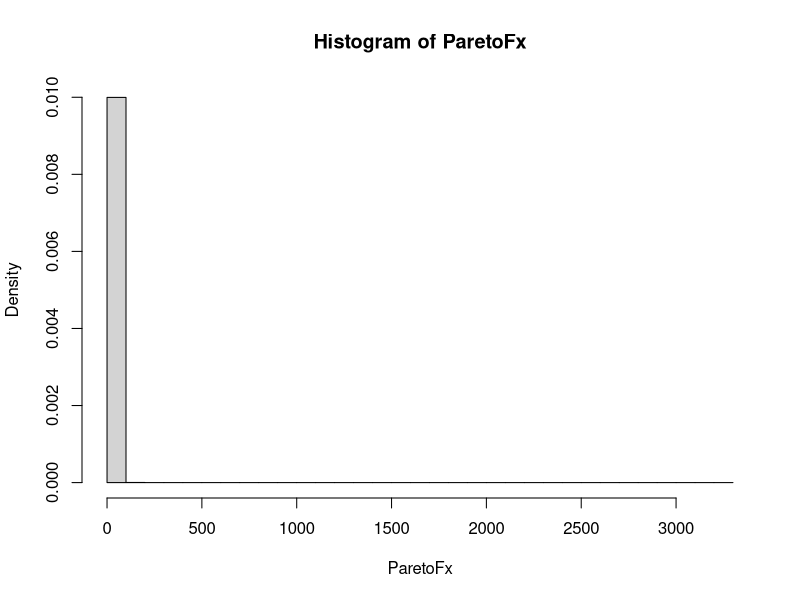
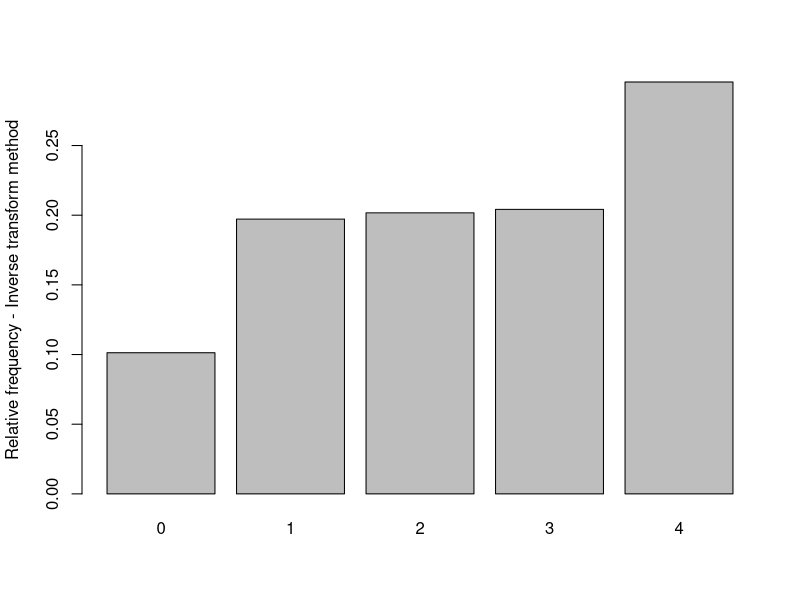
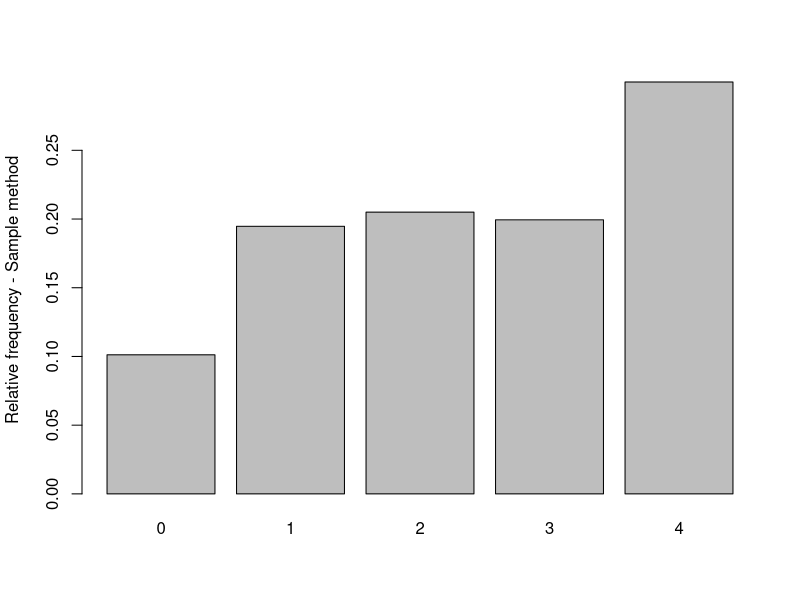

The R source for these figures, in order:
## ---- chunk 1
simPareto <- function(nSim, a, b) {
  u <- runif(nSim)
  return(b*(1-u)^(-1/a))
}

nSim = 1000000
ParetoFx <- simPareto(nSim = nSim, a = 2, b = 2)
hist(ParetoFx, breaks=30, prob=TRUE)
## ---- chunk 2
# Alternatively the built in sample function can be used 
## Generating data from the number of heads example where 
## f(0)=1/8, f(1)=3/8, f(2)=3/8 and f(3)=1/8

# Function for simulating number of heads according to the distribution above
discrv <- function(Nsim){
   U <- runif(Nsim)
   X <- rep(0,Nsim)
   X[(U>0.1) & (U<=0.3)] <- 1
   X[(U>0.3) & (U<=0.5)] <- 2
   X[(U>0.5) & (U<=0.7)] <- 3
   X[U>0.7] <- 4
   return(X)
}

Nsim <- 10000

dfx <- discrv(Nsim)
relfreq <- table(dfx)/Nsim
barplot(relfreq,ylab="Relative frequency - Inverse transform method")

# Alternatively the built in sample function can be used 
dfx2 <- sample(0:4,size=Nsim,replace=TRUE,prob=c(0.1,0.2,0.2,0.2,0.3))
relfreq <- table(dfx2)/Nsim
barplot(relfreq,ylab="Relative frequency - Sample method")
